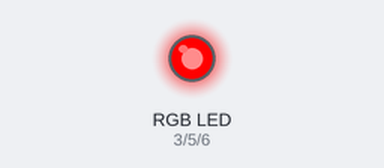
This sketch was run on a simulated Arduino Uno, built with avr-gcc and run on an emulated ATmega328P. Parts: an RGB LED mixed from three pins (HIGH = lit).

Above: at 0.05 s.
At 1.5 s:
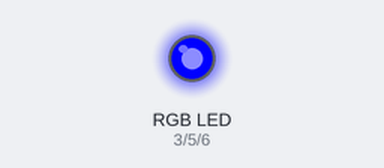
At 3.0 s:
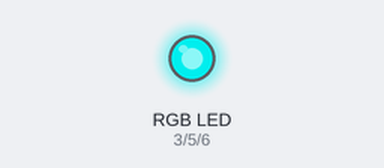
At 3.75 s:
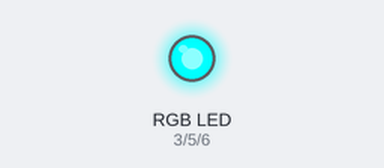
At 4.5 s:
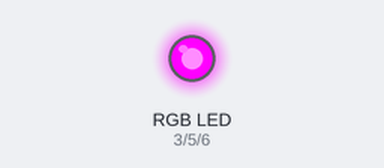
At 6.0 s:
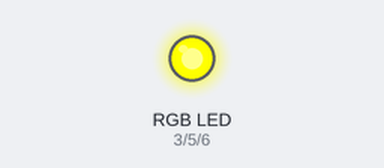
Timing chart, 0 to 7.8 s (numbered marks = the images above):
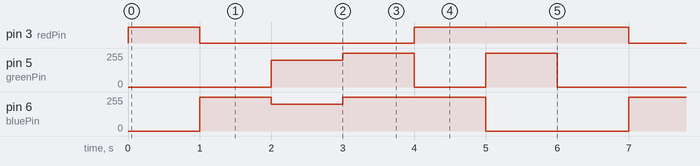

The sketch:

project_RGBLEDtest.ino
```cpp
int redPin = 3;
int greenPin = 5;
int bluePin = 6;

void setup()
{
 pinMode(redPin, OUTPUT);
 pinMode(greenPin, OUTPUT);
 pinMode(bluePin, OUTPUT);
}

void loop()
{
  setColor(255, 0, 0); // aqua
  delay(1000);
  setColor(0, 0, 255); // yellow
  delay(1000);
  setColor(0, 200, 200); // purple
  delay(1000);
  setColor(0, 255, 255); // red
  delay(1000);
  setColor(255, 0, 255); // green
  delay(1000);
  setColor(255, 255, 0); // blue
  delay(1000);
}

void setColor(int red, int green, int blue)
{
  analogWrite(redPin, red);
  analogWrite(greenPin, green);
  analogWrite(bluePin, blue);
}
```

Measured:
- by itself, pin 3 (redPin): repeats every 6.0 s: LOW 3.0 s, HIGH 3.0 s
- by itself, pin 5 (greenPin): repeats every 6.0 s: 255/255 1.0 s, 0/255 1.0 s, 255/255 1.0 s, 0/255 2.0 s, 200/255 1.0 s
- by itself, pin 6 (bluePin): repeats every 6.0 s: 200/255 1.0 s, 255/255 2.0 s, 0/255 2.0 s, 255/255 1.0 s
